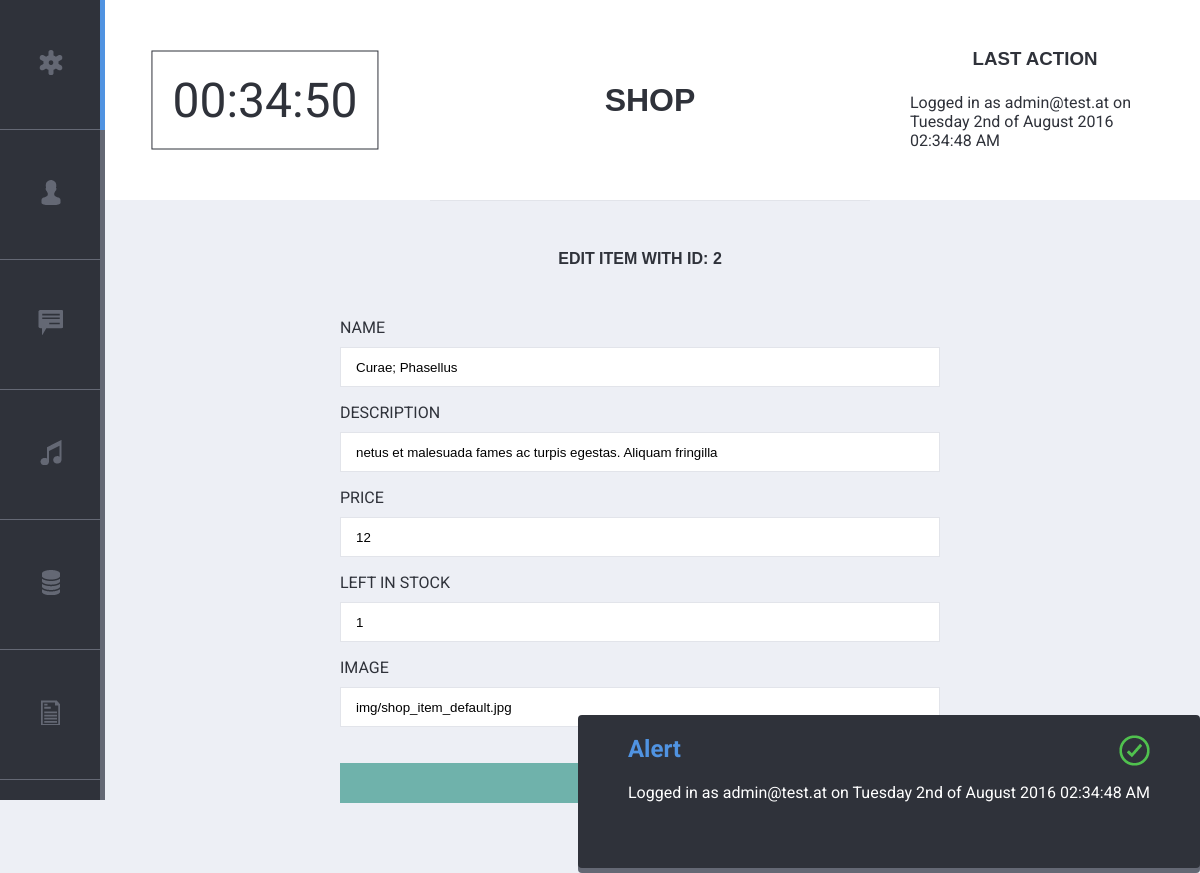
Page /index.php?site=shop&action=edit&id=2 (signed in) on the committed database.
### tables this page shows
CREATE TABLE `product` (
  `id` int(11) NOT NULL,
  `name` varchar(255) NOT NULL,
  `description` varchar(255) NOT NULL,
  `price` int(11) NOT NULL,
  `variation_id` int(11) DEFAULT NULL,
  `in_stock` int(255) NOT NULL,
  `img` varchar(255) NOT NULL
);

### functions/shop.php (called while the page is built, shortened)
<?php
function get_item($id) {
  global $link;
  $sql = "SELECT * FROM product WHERE id = '$id'";
  $result = mysqli_query($link, $sql);
  return mysqli_fetch_assoc($result);
}
?>

### views/item_edit_form.php (the view, shortened to what this page needs)
<?php if($_GET['action'] == "edit"): ?>
<h4>Edit Item with ID: <?php echo $id ?></h4>
<form method="post" action="<?php echo $form_action; ?>" class="user_edit_form" novalidate>
  	<p>
      <label for="name" >Name</label>
      <input type="text" name="name" id="name" placeholder="Name" class="main_input" value="<?php echo $item["name"]; ?>">
    </p>
  	<p>
      <label for="description">Description</label>
      <input type="text" name="description" id="description" placeholder="Description" class="main_input" value="<?php echo $item["description"]; ?>">
    </p>
  	<p>
      <label for="price">Price</label>
      <input type="text" name="price" id="price" placeholder="Price" class="main_input" value="<?php echo $item["price"]; ?>">
    </p>
  	<p>
      <label for="in_stock">Left in stock</label>
      <input type="text" name="in_stock" id="in_stock" placeholder="In stock" class="main_input" value="<?php echo $item["in_stock"]; ?>">
    </p>
  	<p>
      <label for="img">Image</label>
      <input type="text" name="img" id="img" placeholder="Image Path" class="main_input" value="<?php echo $item["img"]; ?>">
    </p>
  	<p>
     <button type="submit" class="main_btn" >Update</button>
    </p>
</form>
<?php endif; ?>

### css/main.css (style rules this page uses)
* { -webkit-box-sizing: border-box; -moz-box-sizing: border-box; -ms-box-sizing: border-box; box-sizing: border-box; }
body { background-color: #EDEFF5; color: #2F323A; font-family: 'Roboto', sans-serif; font-style: normal; font-weight: 400; }
h1, h3, h4 { text-align: center; font-family: Tahoma, Arial, sans-serif; text-transform: uppercase; margin: 30px 0; }
.user_edit_form, .music_edit_form { width: 50vw; margin: 50px auto; text-transform: uppercase; }
.main_input { width: 100%; height:40px; border:1px solid #E2E4EA; box-sizing:border-box; margin-top:10px; padding:0px 15px; }
.main_btn { width: 100%; height:40px; background-color:#6fb2ab; border:none; margin-top:20px; text-transform: uppercase; font-weight: bold; }

### rows in the picture
product: name "Curae; Phasellus", description "netus et malesuada fames ac turpis egestas. Aliquam fringilla", price "12", in_stock "1", img "img/shop_item_default.jpg"

### other values in the picture
$site "SHOP"
$_SESSION["flash"] "Logged in as admin@test.at on Tuesday 2nd of August 2016 02:34:48 AM"
$id "2"
